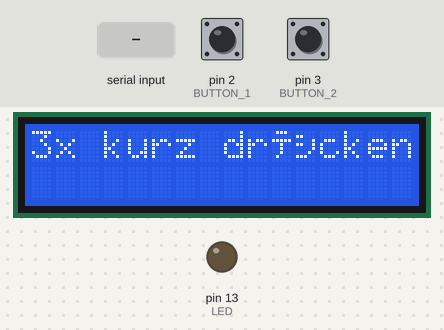
The program below on a simulated Arduino Uno, built with avr-gcc and run on an emulated ATmega328P. On the bench: 16×2 character LCD, output pins drawn as LEDs (lit = HIGH). Inputs (shaded band) come from the test bench; at power-on: pin 3 (BUTTON_2) HIGH, pin 2 (BUTTON_1) HIGH. What the program prints to the serial monitor is not drawn.

Above: at 1.9 s.
2.0 s: pin 3 (BUTTON_2) pulled LOW for 0.15 s
At 3.3 s:
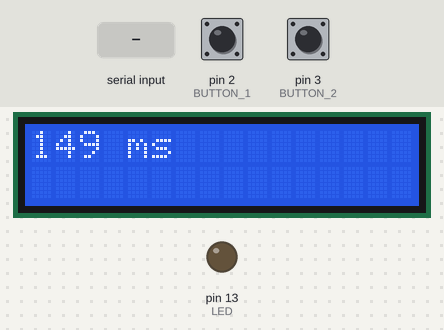
3.7 s: pin 3 (BUTTON_2) pulled LOW for 1 s
At 4.4 s:
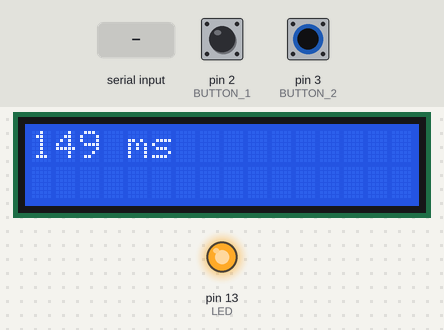
6.2 s: pin 3 (BUTTON_2) pulled LOW for 0.15 s
At 9.2 s:
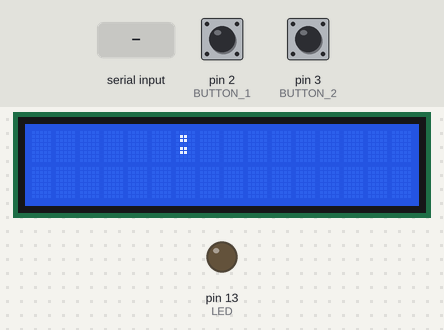
9.3 s: "1" received over Serial
At 11.5 s:
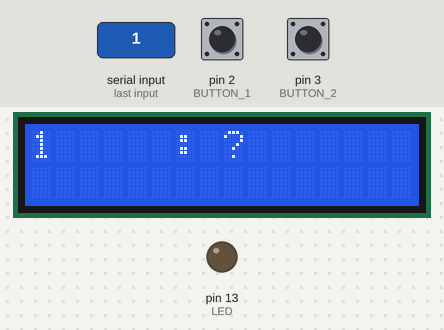
11.8 s: pin 3 (BUTTON_2) pulled LOW for 3.2 s
At 16.2 s:
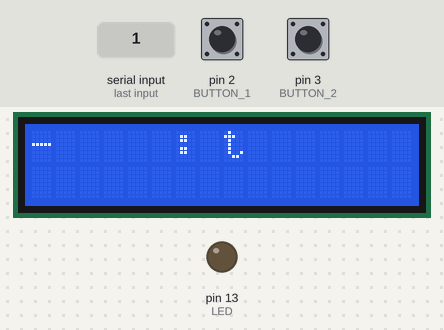
16.5 s: pin 3 (BUTTON_2) pulled LOW for 0.15 s
At 19.4 s:
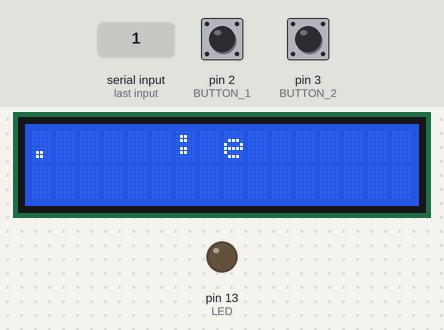
Timing chart, 0 to 20.6 s (numbered marks = the images above; inputs shaded):
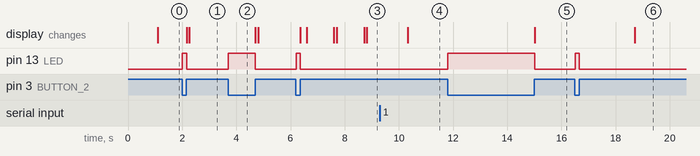

Measured:
- after the input at 2.0 s, pin 13 (LED): LOW → HIGH at once, → LOW 0.15 s later; the display: first changes after 0.16 s (image 1 shows a later state)
- after the input at 3.7 s, pin 13 (LED): LOW → HIGH at once, → LOW 1.0 s later
- after the input at 6.2 s, pin 13 (LED): LOW → HIGH at once, → LOW 0.15 s later; the display: first changes after 0.16 s (image 3 shows a later state)
- after the input at 9.3 s, the display: changes after 1.0 s (image 4)
- after the input at 11.8 s, pin 13 (LED): LOW → HIGH at once, → LOW 3.2 s later; the display: changes after 3.2 s (image 5)
- after the input at 16.5 s, pin 13 (LED): LOW → HIGH at once, → LOW 0.16 s later; the display: changes after 2.2 s (image 6)

The program:

main.cpp
```cpp
#include <Arduino.h>

#include <Wire.h>
#include <LiquidCrystal_I2C.h>

LiquidCrystal_I2C lcd(0x27, 16, 2);

//für AP2 Board
const int LDR = A1;
const int POTI = A2;
const int BUTTON_1 = 2;
const int BUTTON_2 = 3;
const int LED = 13;

//nicht für AP2 board
//int Taster = 5;
String morseInput = "...";

int a = 0;
int lcddotpos = 0;
int lcdcharpos = 0;
int cntpstn = 0;      //damit cursor in die zweite Zeile schreibt, wenn Ende erreicht.
int line = 0;         //Zeilenangabe

bool buttonPressed = false;   //für dot measurement
bool buttonhigh = false;
bool buttonlow = true;
long pressStart = 0;
long pauseStart = 0;
long signalTime = 0;
long pauseTime = 0;
bool printchar = false;

bool learn = true;    //true für lernen (code + übersetzung), false für schreiben (übersetzung aneinandergereit)
bool button_1pressed = false;

bool timeSet = false;
long dotTime = 0;    //Zeit für Punkt
char character[6];
String eingabeTaster = "";
bool charPause = false;
// Morsecode Array

String morseCode[] = {".-","-...","-.-.","-..",".","..-.","--.","....","..",".---","-.-",".-..","--",
"-.","---",".--.","--.-",".-.","...","-","..-","...-",".--","-..-","-.--","--..",
"-----",".----","..---","...--","....-",".....","-....","--...","---..","----."};

char Zeichen[] = {'a','b','c','d','e','f','g','h','i','j','k','l','m',
'n','o','p','q','r','s','t','u','v','w','x','y','z',
'0','1','2','3','4','5','6','7','8','9'};

int lenghtZeichen = sizeof(Zeichen);


char checkChar(String morseEingabe){      //Durchgehen des Arrays nach dem Morsecodes
  Serial.print(morseEingabe + " : ");
  for (int i=0; i < lenghtZeichen; i++){
    if (morseCode[i] == morseEingabe){
      if (learn == true){
        lcd.clear();
        lcd.setCursor(0, 0);
        lcd.print(morseEingabe);
        lcd.setCursor(6, 0);
        lcd.print(':');
        lcd.setCursor(8, 0);
        lcd.print(Zeichen[i]);
      }
      else{
        if (cntpstn >= 16 && line == 0){              //für LCD Zeilensteuerung
                lcd.setCursor(0, 1);
                cntpstn = 0;
                line = 1;
              }
        else if(cntpstn >= 16 && line == 1){
          lcd.clear();
          delay(100);
          lcd.setCursor(0, 0);
          cntpstn = 0;
          line = 0;
        }
        lcd.print(Zeichen[i]);
        cntpstn ++;
      }
      return Zeichen[i];                  //Ausgabe des encodierten Buchstabens
    }
  }
  lcd.clear();
  lcd.setCursor(0, 0);
  lcd.print(morseEingabe);
  lcd.setCursor(6, 0);
  lcd.print(':');
  lcd.setCursor(8, 0);
  lcd.print('?');
  return '?';
}

int measureDotTime(){
  Serial.println("... kurze Punkte Zeit messen. Bitte 3x kurz drücken");
  lcd.print("3x kurz drücken.");
  long pressStart = 0;
  long pressDuration[3];
  int i=0;
  while(timeSet == false){
    if(digitalRead(BUTTON_2) == LOW && i<3 && buttonPressed == false){         //Wenn Taster gedrückt wird, wir der "Timer" gestartet
      buttonPressed = true;
      pressStart = millis();
      digitalWrite(LED, HIGH);
    }
    else if(digitalRead(BUTTON_2) == HIGH && buttonPressed == true && i<3){      //erste gemessene Zeit wird in Array geschrieben
      digitalWrite(LED, LOW);
      buttonPressed = false;
      pressDuration[i] = (millis()-pressStart);
      Serial.print(i);
      Serial.print(" : ");
      Serial.print(pressDuration[i]);
      Serial.println(" ms");
      lcd.clear();
      delay(100);
      lcd.print(pressDuration[i]);
      lcd.print(" ");
      lcd.print("ms");
      i++;
    }
    else if(i >= 3){                        //Nach drei Messungen wird der Durschschnittswerk für einen . berechnet
      for(int s = 0; s < i; s++){
        dotTime += pressDuration[s];
      }
      dotTime /= i;
      timeSet = true;
    }
    delay(10);
  }
  lcd.clear();
  return dotTime;
}

void recLenght(long receivedSignal){                                         //Länge des Signals bestimmen
  //Serial.println("reclenght started");
  if (receivedSignal < (2*dotTime)){         // Zeit etwa 1x dotTime == .
    character[a] = '.';
    //Serial.print(a);
    //Serial.print(character[a]);
    //Serial.println(" short press");
    a++;
  }
  else if (receivedSignal >= (2*dotTime)){                    // Zeit etwa 3x dotTime == -
    character[a] = '-';
    //Serial.print(a);
    //Serial.print(character[a]);
    //Serial.println("long press");
    a++;
  }
}

void recPause(long receivedPause){                                        //Länge der Pause zwischen zwei Signalen bestimmen
  //Serial.println("recPause started");
  if (receivedPause > 0 && receivedPause < (3*dotTime)){         // Zeit etwa 1x dotTime == Pause zwischen ., bzw. -
    //Serial.println("kurze Pause");
  }
  else if (receivedPause >= (3*dotTime) && receivedPause < (7*dotTime) && a > 0){                    // Zeit etwa 3x dotTime == Pause zwischen Zeichen
    printchar = true;
    //Serial.println("mittlere Pause");
    //return eingabeTaster;
  }
  else if (receivedPause >= (7*dotTime)){                    // Zeit etwa 7x dotTime == Pause zwischen Wörtern
    /*if (learn == false){
      lcd.print(" ");
      //Serial.println("mao");
    }*/
    //Serial.println("lange Pause");
    //Serial.print(" ");                        //Leerzeichen zwischen Wörtern
  }
}

void setup() {
  Serial.begin(9600);
  Serial.println("Morse Code");

  // LCD initialisieren
  lcd.init();
  lcd.backlight();
  lcd.clear();
  lcd.setCursor(1, 0);
  lcd.print("Morse Code");
  lcd.setCursor(7, 1);
  //lcd.print("by merlo");
  delay(1000);
  lcd.clear();
  pinMode(BUTTON_1, INPUT_PULLUP);
  pinMode(BUTTON_2, INPUT_PULLUP);
  pinMode(LED, OUTPUT);
  digitalWrite(LED, LOW);
  //pinMode(Taster, INPUT_PULLUP);

  Wire.begin();   // I2C starten
  measureDotTime();
  delay(100);
  Serial.print(dotTime);
  Serial.println(" ms");
  lcd.print("dotTime: ");
  lcd.print(dotTime);
  lcd.print(" ");
  lcd.print("ms");
  memset(character, 0, sizeof(character));      //character Array wird komplett auf 0 gesetzt
  delay(1000);
  lcd.clear();
  delay(100);
  lcd.setCursor(5, 0);
  lcd.print("ready!");
  delay(1000);
  lcd.clear();
  delay(100);
  lcd.setCursor(6, 0);
  lcd.print(':');
}

void loop() {
  // put your main code here, to run repeatedly:
  if (digitalRead(BUTTON_2) == LOW && buttonhigh == false){     //wenn der Taster gedrückt wird, wird der "timer" für die Drückzeit gestartet
    digitalWrite(LED, HIGH);
    pressStart = millis();
    pauseTime = millis() - pauseStart;
    if (pauseTime > 50){
      //Serial.print("pausenzeit: ");
      //Serial.println(pauseTime);
      recPause(pauseTime);
    }
    buttonhigh = true;
    buttonlow = false;
    //Serial.println("1");
  }

  if (digitalRead(BUTTON_2) == HIGH && buttonlow == false){     //wenn der Taster losgelassen wird, wird der "timer" für die Pause gestartet
    digitalWrite(LED, LOW);
    pauseStart = millis();
    signalTime = millis() - pressStart;
    if (signalTime > 0 && a <= 5){
      //Serial.print("drückzeit: ");
      //Serial.println(signalTime);
      recLenght(signalTime);
    }
    if (a > 5){
      a = 0;
    }
    buttonlow = true;
    buttonhigh = false;
    //Serial.println("0");
  }

  if (printchar == true or ((millis()-pressStart) > 5*dotTime) and a > 0){
    printchar = false;
    eingabeTaster = "";                                               //Eingegebene Werte werden zurückgesetzt
    for(int s = 0; s < a; s++){                        //Empfangener Code für Zeichen wird in Eingabe Taster geschrieben
      eingabeTaster += character[s];
    }
    eingabeTaster.trim();       //Lerzeichen werden entfernt
    printchar = false;
    a = 0;
    Serial.println(checkChar(eingabeTaster));
    memset(character, 0, sizeof(character));
  }


  if (Serial.available() > 0 ){
    String eingabe = Serial.readString();    //Eingabe bis zum Umruch also Enter lesen

    eingabe.trim();   //Leerzeichen vor und nach der Eingabe entfernen

    Serial.println(checkChar(eingabe));
  }

  if (digitalRead(BUTTON_1) == LOW && button_1pressed != true){
    button_1pressed = true;
    if (learn == true){
      learn = false;
      pauseStart = millis();    //ansonsten wird die bereits verstrichene Zeit zur Pause angerechnet, was zu einem Leerzeichen am Start führen kann.
      lcd.clear();
      lcd.setCursor(0, 0);
      cntpstn = 0;
      line = 0;
    }
    else {
      learn = true;
      lcd.clear();
      delay(100);
      lcd.setCursor(0, 0);
      lcd.setCursor(6, 0);
      lcd.print(':');
    }
  }

  if (digitalRead(BUTTON_1) == HIGH && button_1pressed == true){
    button_1pressed = false;
  }

  delay(20);
}
```
